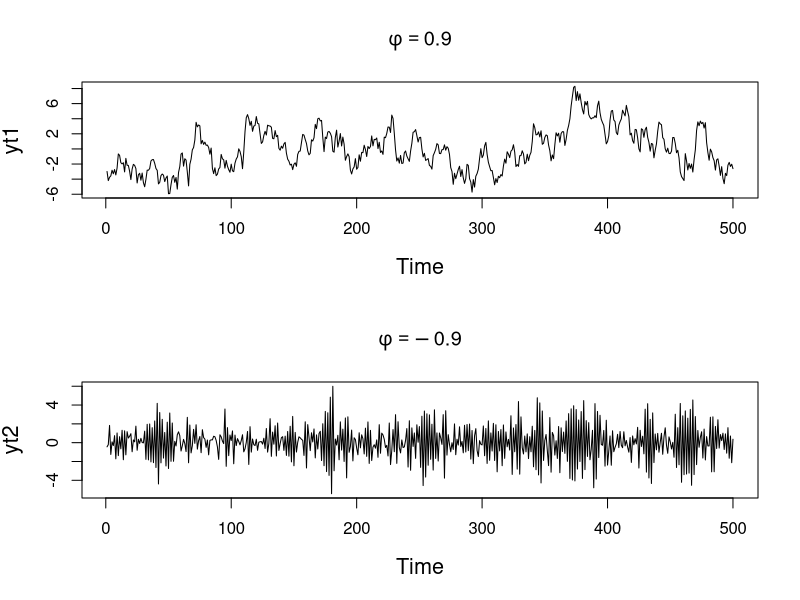
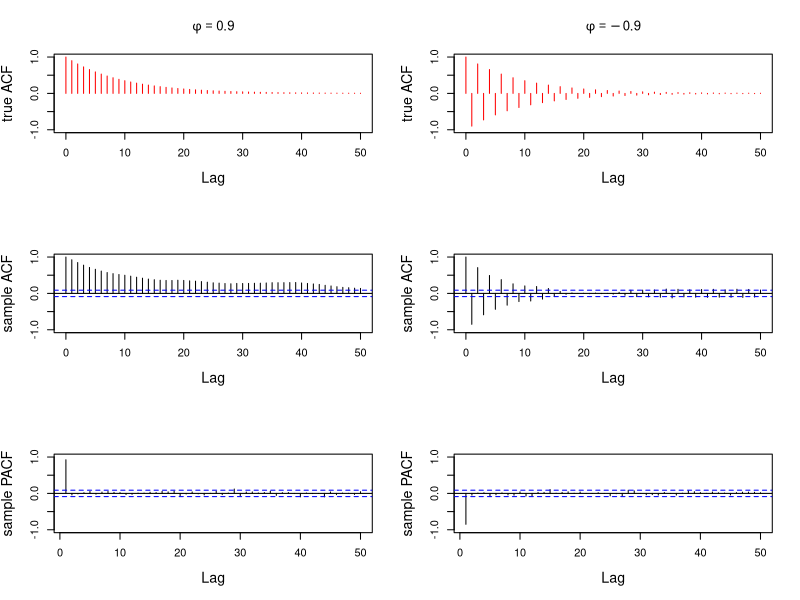

The R source for these figures, in order:
###############################
#####    sample ar(1)     #####
###############################
#
# sample data from 2 ar(1) processes and plot their ACF and PACF functions
#
set.seed(2021)
T=500 # number of time points
#
# sample data from an ar(1) with ar coefficient phi = 0.9 and variance 1
#
v=1.0 # innovation variance
sd=sqrt(v) #innovation stantard deviation
phi1=0.9 # ar coefficient
yt1=arima.sim(n = T, model = list(ar = phi1), sd = sd)
#
# sample data from an ar(1) with ar coefficient phi = -0.9 and variance 1
#
phi2=-0.9 # ar coefficient
yt2=arima.sim(n = T, model = list(ar = phi2), sd = sd)

par(mfrow = c(2, 1), cex.lab = 1.3)
plot(yt1,main=expression(phi==0.9))
plot(yt2,main=expression(phi==-0.9))

par(mfrow = c(3, 2), cex.lab = 1.3)
lag.max=50 # max lag
#
## plot true ACFs for both processes
#
cov_0=sd^2/(1-phi1^2) # compute auto-covariance at h=0
cov_h=phi1^(0:lag.max)*cov_0 # compute auto-covariance at h
plot(0:lag.max, cov_h/cov_0, pch = 1, type = 'h', col = 'red',
     ylab = "true ACF", xlab = "Lag",ylim=c(-1,1), main=expression(phi==0.9))

cov_0=sd^2/(1-phi2^2) # compute auto-covariance at h=0
cov_h=phi2^(0:lag.max)*cov_0 # compute auto-covariance at h
# Plot autocorrelation function (ACF)
plot(0:lag.max, cov_h/cov_0, pch = 1, type = 'h', col = 'red',
     ylab = "true ACF", xlab = "Lag",ylim=c(-1,1),main=expression(phi==-0.9))

## plot sample ACFs for both processes
#
acf(yt1, lag.max = lag.max, type = "correlation", ylab = "sample ACF",
    lty = 1, ylim = c(-1, 1), main = " ")
acf(yt2, lag.max = lag.max, type = "correlation", ylab = "sample ACF",
    lty = 1, ylim = c(-1, 1), main = " ")
## plot sample PACFs for both processes
#
pacf(yt1, lag.ma = lag.max, ylab = "sample PACF", ylim=c(-1,1),main="")
pacf(yt2, lag.ma = lag.max, ylab = "sample PACF", ylim=c(-1,1),main="")
